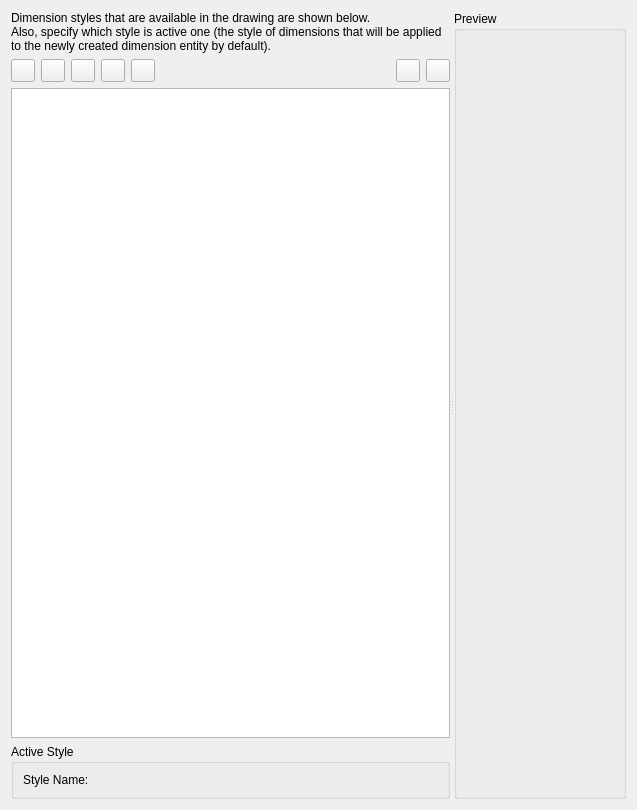
<?xml version="1.0" encoding="UTF-8"?>
<ui version="4.0">
 <class>LC_SettingsPageDrawingDimensions</class>
 <widget class="QWidget" name="LC_SettingsPageDrawingDimensions">
  <property name="geometry">
   <rect>
    <x>0</x>
    <y>0</y>
    <width>637</width>
    <height>810</height>
   </rect>
  </property>
  <layout class="QVBoxLayout" name="mainLayout">
   <item>
    <widget class="QSplitter" name="splitter">
     <property name="orientation">
      <enum>Qt::Orientation::Horizontal</enum>
     </property>
     <widget class="QWidget" name="leftContainer">
      <layout class="QVBoxLayout" name="vboxLeft">
       <item>
        <widget class="QLabel" name="label_2">
         <property name="text">
          <string>Dimension styles that are available in the drawing are shown below.&lt;br&gt; Also, specify which style is active one (the style of dimensions that will be applied to the newly created dimension entity by default).</string>
         </property>
         <property name="wordWrap">
          <bool>true</bool>
         </property>
        </widget>
       </item>
       <item>
        <layout class="QHBoxLayout" name="buttonBox">
         <item>
          <widget class="QToolButton" name="tbDimNew">
           <property name="toolTip">
            <string>New Style

Creates new dimension style</string>
           </property>
           <property name="icon">
            <iconset>
             <normaloff>:/icons/add.lci</normaloff>:/icons/add.lci</iconset>
           </property>
          </widget>
         </item>
         <item>
          <widget class="QToolButton" name="tbDimRemove">
           <property name="toolTip">
            <string>Remove Style

Removes dimension style (if it is not used).</string>
           </property>
           <property name="icon">
            <iconset>
             <normaloff>:/icons/remove.lci</normaloff>:/icons/remove.lci</iconset>
           </property>
          </widget>
         </item>
         <item>
          <widget class="QToolButton" name="tbDimEdit">
           <property name="toolTip">
            <string>Edit Style

Dimension style attributes editing.</string>
           </property>
           <property name="icon">
            <iconset>
             <normaloff>:/icons/attributes.lci</normaloff>:/icons/attributes.lci</iconset>
           </property>
          </widget>
         </item>
         <item>
          <widget class="QToolButton" name="tbDimRename">
           <property name="toolTip">
            <string>Rename Style

Renaming dimension style. </string>
           </property>
           <property name="icon">
            <iconset>
             <normaloff>:/icons/rename_active_block.lci</normaloff>:/icons/rename_active_block.lci</iconset>
           </property>
          </widget>
         </item>
         <item>
          <widget class="QToolButton" name="tbDimDefault">
           <property name="toolTip">
            <string>Set as Active

Set selected style as active one.</string>
           </property>
           <property name="icon">
            <iconset>
             <normaloff>:/icons/dim_default.lci</normaloff>:/icons/dim_default.lci</iconset>
           </property>
          </widget>
         </item>
         <item>
          <spacer>
           <property name="orientation">
            <enum>Qt::Orientation::Horizontal</enum>
           </property>
           <property name="sizeHint" stdset="0">
            <size>
             <width>0</width>
             <height>0</height>
            </size>
           </property>
          </spacer>
         </item>
         <item>
          <widget class="QToolButton" name="tbDimExport">
           <property name="toolTip">
            <string>Export

Exporting dimension styles definition to external file.</string>
           </property>
           <property name="icon">
            <iconset>
             <normaloff>:/icons/export.lci</normaloff>:/icons/export.lci</iconset>
           </property>
          </widget>
         </item>
         <item>
          <widget class="QToolButton" name="tbDimImport">
           <property name="toolTip">
            <string>Import

Importing dimension styles definitions from external file.</string>
           </property>
           <property name="icon">
            <iconset>
             <normaloff>:/icons/import.lci</normaloff>:/icons/import.lci</iconset>
           </property>
          </widget>
         </item>
        </layout>
       </item>
       <item>
        <widget class="QTreeView" name="lvDimStyles">
         <property name="minimumSize">
          <size>
           <width>205</width>
           <height>0</height>
          </size>
         </property>
         <property name="uniformRowHeights">
          <bool>true</bool>
         </property>
         <property name="headerHidden">
          <bool>true</bool>
         </property>
        </widget>
       </item>
       <item>
        <widget class="QGroupBox" name="gbActiveInfo">
         <property name="title">
          <string>Active Style</string>
         </property>
         <layout class="QHBoxLayout">
          <item>
           <widget class="QLabel" name="label">
            <property name="text">
             <string>Style Name:</string>
            </property>
           </widget>
          </item>
          <item>
           <widget class="QLabel" name="lblActiveStyle"/>
          </item>
         </layout>
        </widget>
       </item>
      </layout>
     </widget>
     <widget class="QGroupBox" name="gbPreview">
      <property name="title">
       <string>Preview</string>
      </property>
     </widget>
    </widget>
   </item>
  </layout>
 </widget>
 <resources/>
 <connections/>
</ui>
